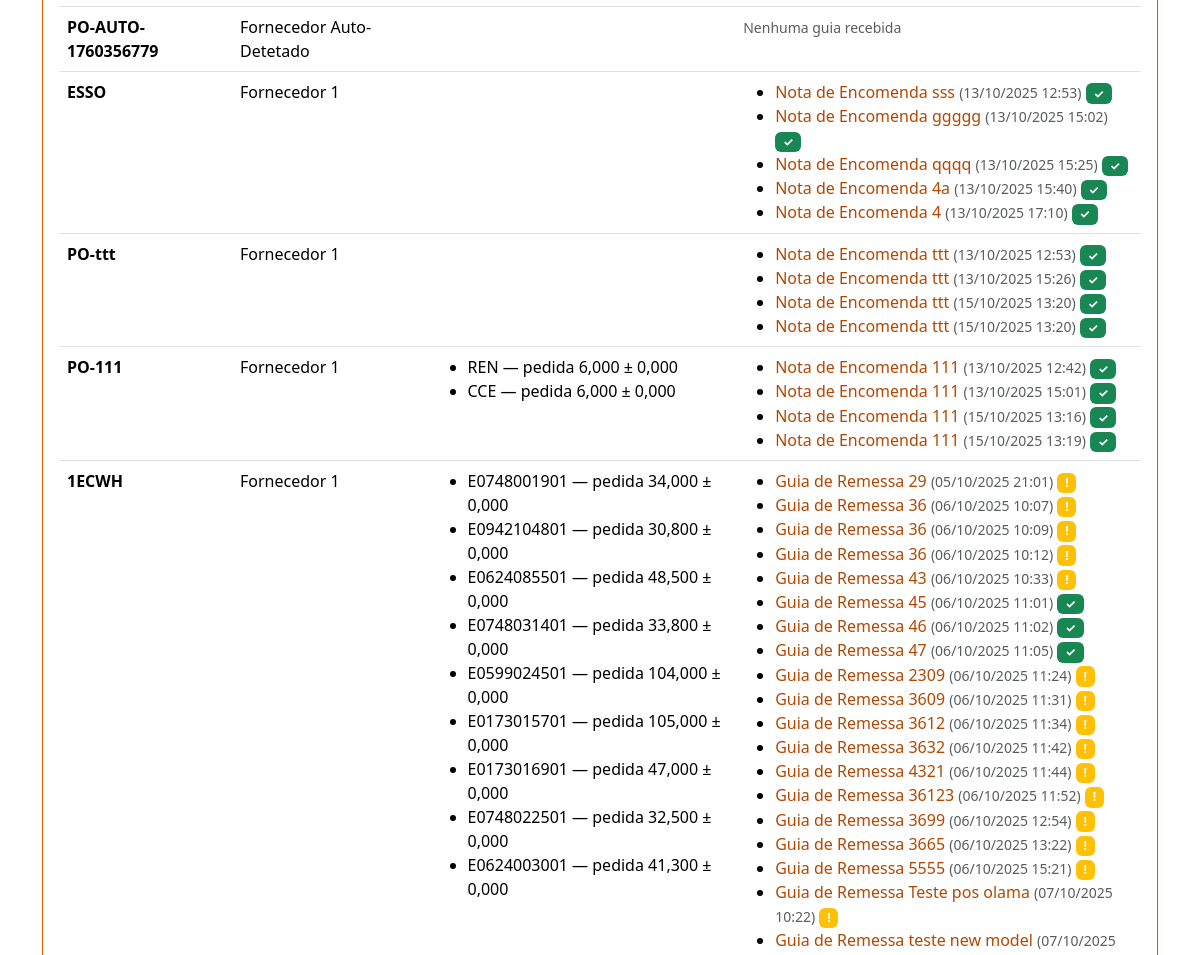
Before: /po/ (middle part) with the older database file.
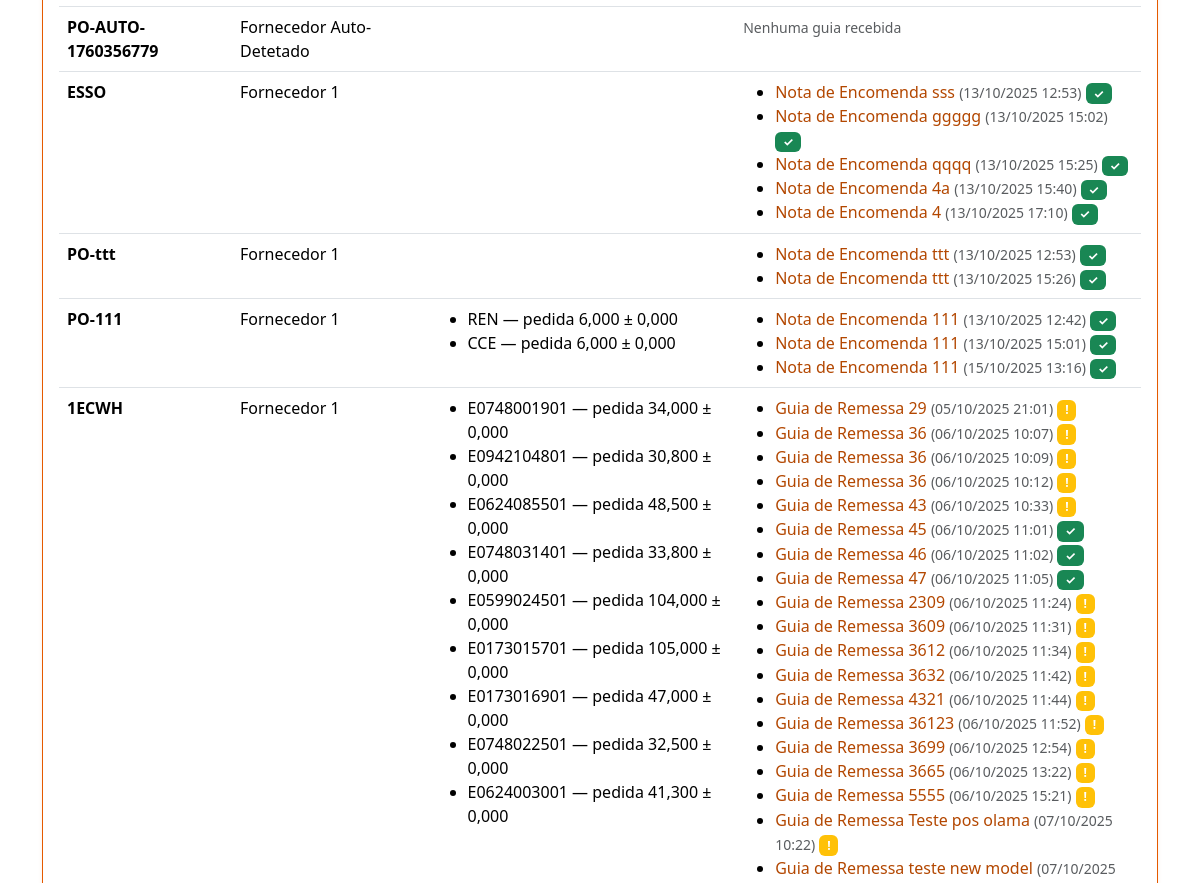
After: the same page with the newer database file.
### rececao/models.py (models this page shows, shortened)
class PurchaseOrder(models.Model):
    number = models.CharField(max_length=100, unique=True)
    supplier = models.ForeignKey(Supplier, on_delete=models.CASCADE, related_name='purchase_orders')
    created_at = models.DateTimeField(auto_now_add=True)

class Supplier(models.Model):
    name = models.CharField(max_length=200, unique=True)
    email = models.EmailField(blank=True, null=True)
    code = models.CharField(max_length=50, unique=True)

class InboundDocument(models.Model):
    DOC_TYPES = (
        ('GR','Guia de Remessa'),
        ('FT','Nota de Encomenda'),
    )
    supplier = models.ForeignKey(Supplier, on_delete=models.CASCADE, related_name='inbound_docs')
    doc_type = models.CharField(max_length=2, choices=DOC_TYPES, default='GR')
    number = models.CharField(max_length=120)
    file = models.FileField(upload_to='inbound/')
    received_at = models.DateTimeField(auto_now_add=True)
    parsed_payload = models.JSONField(default=dict, blank=True)  # resultado do OCR/extração
    po = models.ForeignKey(PurchaseOrder, on_delete=models.SET_NULL, null=True, blank=True, related_name='inbound_docs')

class POLine(models.Model):
    po = models.ForeignKey(PurchaseOrder, on_delete=models.CASCADE, related_name='lines')
    internal_sku = models.CharField(max_length=120)  # código interno Colmol
    description = models.CharField(max_length=255, blank=True)
    unit = models.CharField(max_length=20, default='UN')
    qty_ordered = models.DecimalField(max_digits=12, decimal_places=3)
    tolerance = models.DecimalField(max_digits=6, decimal_places=3, default=0)  # tolerância admitida
    class Meta:
        unique_together = ('po','internal_sku')

### rececao/views.py (the view)
# urls.py: path('po/', views.po_list, name='po_list'),
def po_list(request):
    pos = PurchaseOrder.objects.all().order_by('-id')
    return render(request, 'po_list.html', {'pos': pos})

### templates/po_list.html (shortened to what this page needs)
{% extends "base.html" %}
{% block content %}
<div class="card p-3 mt-3">
  <table class="table table-hover">
    <tbody>
      {% for p in pos %}
      <tr>
        <td><strong>{{ p.number }}</strong></td>
        <td>{{ p.supplier.name }}</td>
        <td>
          <ul class="mb-0">
          {% for l in p.lines.all %}
            <li>{{ l.internal_sku }} — pedida {{ l.qty_ordered }} ± {{ l.tolerance }}</li>
          {% endfor %}
          </ul>
        </td>
        <td>
          {% with guias=p.inbound_docs.all %}
            {% if guias %}
              <ul class="mb-0">
              {% for guia in guias %}
                <li>
                  <a href="/inbound/{{ guia.id }}/" class="text-decoration-none">
                    {{ guia.get_doc_type_display }} {{ guia.number }}
                  </a>
                  <small class="text-muted">({{ guia.received_at|date:"d/m/Y H:i" }})</small>
                  {% if guia.match_result %}
                    {% if guia.match_result.status == 'matched' %}
                      <span class="badge bg-success">✓</span>
                    {% elif guia.match_result.status == 'exceptions' %}
                      <span class="badge bg-warning">!</span>
                    {% endif %}
                  {% endif %}
                </li>
              {% endfor %}
              </ul>
            {% else %}
              <small class="text-muted">Nenhuma guia recebida</small>
            {% endif %}
          {% endwith %}
        </td>
      </tr>
      {% empty %}
      <tr><td colspan="4">Sem POs. Use o admin para criar dados de exemplo.</td></tr>
      {% endfor %}
    </tbody>
  </table>
</div>
{% endblock %}

### templates/base.html (shortened to what this page needs)
{% load static %}
<!doctype html>
<html lang="pt">
<head>
  <link href="https://cdn.jsdelivr.net/npm/bootstrap@5.3.3/dist/css/bootstrap.min.css" rel="stylesheet">
</head>
<body>
  <main class="container my-4">
    {% block content %}{% endblock %}
  </main>
</body>
</html>

Changed rows visible on the page:
removed InboundDocument: doc_type "Nota de Encomenda", number "ttt", received_at "15/10/2025 13:20", shown under PurchaseOrder "PO-ttt"
removed InboundDocument: doc_type "Nota de Encomenda", number "ttt", received_at "15/10/2025 13:20", shown under PurchaseOrder "PO-ttt"
removed InboundDocument: doc_type "Nota de Encomenda", number "111", received_at "15/10/2025 13:19", shown under PurchaseOrder "PO-111"
